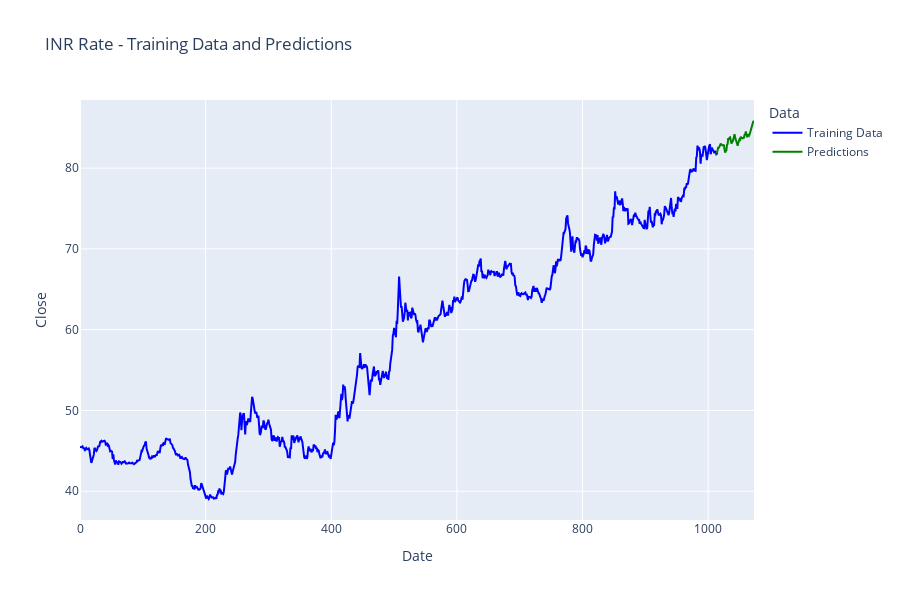

The cell this chart's notebook holds for it:
### Code cell
# Create figure
fig = go.Figure()

# Add training data line plot
fig.add_trace(go.Scatter(
    x=data.index,
    y=data['Close'],
    mode='lines',
    name='Training Data',
    line=dict(color='blue')
))

# Add predictions line plot
fig.add_trace(go.Scatter(
    x=predictions.index,
    y=predictions,
    mode='lines',
    name='Predictions',
    line=dict(color='green')
))

fig.update_layout(
    title="INR Rate - Training Data and Predictions",
    xaxis_title="Date",
    yaxis_title="Close",
    legend_title="Data",
    width=900,
    height=600
)

pio.show(fig)

### Figure 1 — Plotly figure (JSON) as saved in the notebook; plotly's stock layout.template omitted (floating-point values rounded to 4 significant figures; data arrays with more than 128 entries replaced by an {"elided": "..."} marker saying what was removed)
{"data": [{"line": {"color": "blue"}, "mode": "lines", "name": "Training Data", "type": "scatter", "x": {"elided": "1013 int values"}, "y": {"elided": "1013 float values"}}, {"line": {"color": "green"}, "mode": "lines", "name": "Predictions", "type": "scatter", "x": [1013, 1014, 1015, 1016, 1017, 1018, 1019, 1020, 1021, 1022, 1023, 1024, 1025, 1026, 1027, 1028, 1029, 1030, 1031, 1032, 1033, 1034, 1035, 1036, 1037, 1038, 1039, 1040, 1041, 1042, 1043, 1044, 1045, 1046, 1047, 1048, 1049, 1050, 1051, 1052, 1053, 1054, 1055, 1056, 1057, 1058, 1059, 1060, 1061, 1062, 1063, 1064, 1065, 1066, 1067, 1068, 1069, 1070, 1071, 1072, 1073], "y": [81.73, 81.89, 82.18, 82.61, 82.47, 82.65, 82.86, 83.04, 82.88, 82.77, 82.81, 82.78, 82.92, 82.34, 81.91, 82.12, 82.19, 82.88, 82.97, 83.7, 83.53, 83.77, 83.81, 83.45, 83.04, 83.23, 83.31, 83.52, 83.97, 84.19, 83.78, 83.44, 83.37, 82.78, 82.76, 83.12, 83.32, 83.57, 83.51, 83.87, 83.73, 83.67, 83.67, 83.75, 83.75, 84.11, 84.17, 84.53, 84.09, 83.81, 84.19, 84.1, 84.0, 84.17, 84.43, 84.91, 84.91, 85.4, 85.52, 85.83, 85.69]}], "layout": {"height": 600, "legend": {"title": {"text": "Data"}}, "title": {"text": "INR Rate - Training Data and Predictions"}, "width": 900, "xaxis": {"title": {"text": "Date"}}, "yaxis": {"title": {"text": "Close"}}}}
